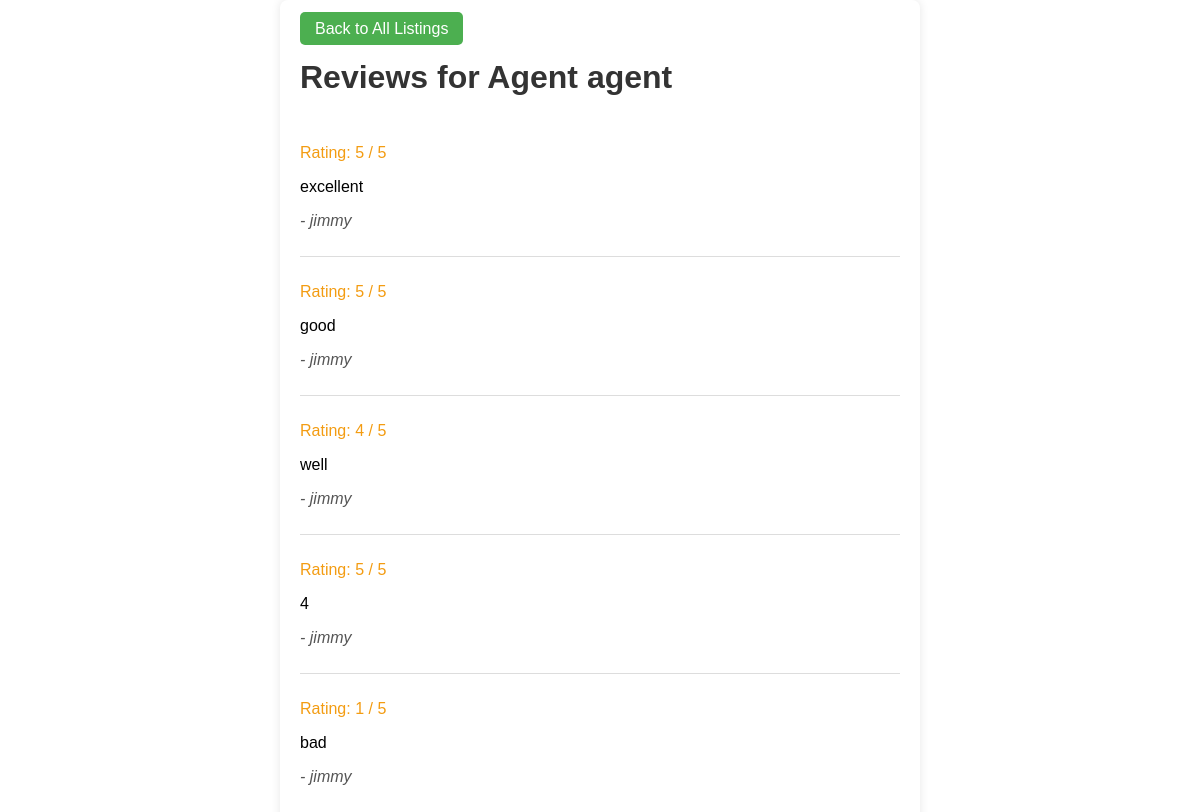
/reviews (signed in), run on an earlier commit of the app's database.
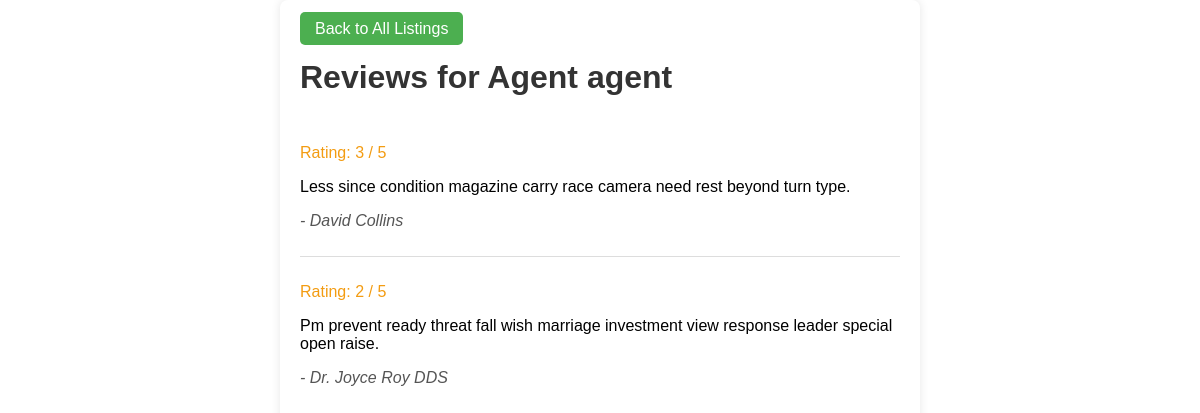
And on a later commit of the database.
### tables this page shows
CREATE TABLE reviews (
    review_id INTEGER PRIMARY KEY AUTOINCREMENT,
    agent_id TEXT NOT NULL,
    user_id TEXT NOT NULL,
    rating INTEGER NOT NULL CHECK(rating BETWEEN 1 AND 5),
    review TEXT,
    FOREIGN KEY (agent_id) REFERENCES user_accounts(id),
    FOREIGN KEY (user_id) REFERENCES user_accounts(id)
);

CREATE TABLE user_accounts (
        id TEXT PRIMARY KEY,  -- Username
        name TEXT NOT NULL,
        password TEXT NOT NULL,
        email TEXT NOT NULL UNIQUE,
        profile_id INTEGER,
        status TEXT NOT NULL CHECK(status IN ('active', 'suspended')),
        FOREIGN KEY (profile_id) REFERENCES user_profiles (profile_id)
    );

### boundary.py (the view)
@app.route('/reviews')
def view_reviews():
    agent_id = session['user']['id']
    reviews = agent_review_controller.view_reviews(agent_id)
    return render_template('agent_reviews.html', reviews=reviews, agent_id=agent_id)

### base_repository.py (called while the page is built)
    def get_connection(self):
        return sqlite3.connect(self.db_path)

    def fetch_all(self, query, params=()):
        conn = self.get_connection()
        conn.row_factory = sqlite3.Row  # Enables column access by name
        cursor = conn.cursor()
        cursor.execute(query, params)
        results = cursor.fetchall()
        conn.close()
        return results

### review.py (called while the page is built)
    def get_reviews_by_agent(self, agent_id):
        query = '''
            SELECT r.rating, r.review, u.name AS reviewer
            FROM reviews r
            JOIN user_accounts u ON r.user_id = u.id
            WHERE r.agent_id = ?
        '''
        return self.fetch_all(query, (agent_id,))

### review_controller.py (called while the page is built)
    def view_reviews(self, agent_id):
        return self.review_entity.get_reviews_by_agent(agent_id)

### templates/agent_reviews.html (shortened to what this page needs)
<!DOCTYPE html>
<html lang="en">
<head>
</head>
<body>
    <a href="{{ url_for('view_cars') }}">Back to All Listings</a>
    <h1>Reviews for Agent {{ agent_id }}</h1>
    {% if reviews %}
        {% for review in reviews %}
            <div class="review">
                <p class="rating">Rating: {{ review['rating'] }} / 5</p>
                <p>{{ review['review'] }}</p>
                <p class="reviewer">- {{ review['reviewer'] }}</p>
            </div>
        {% endfor %}
    {% else %}
        <p>No reviews for this agent yet.</p>
    {% endif %}
</body>
</html>

What changed in the data, as far as the page shows it:
no longer on this page (row edited): reviews: rating "5", review "excellent", reviewer "jimmy"
no longer on this page (row edited): reviews: rating "5", review "good", reviewer "jimmy"
no longer on this page (row edited): reviews: rating "4", review "well", reviewer "jimmy"
no longer on this page (row edited): reviews: rating "5", review "4", reviewer "jimmy"
no longer on this page (row edited): reviews: rating "1", review "bad", reviewer "jimmy"
added reviews: rating "3", review "Less since condition magazine carry race camera need rest beyond turn type.", reviewer "David Collins"
added reviews: rating "2", review "Pm prevent ready threat fall wish marriage investment view response leader special open raise.", reviewer "Dr. Joyce Roy DDS"
